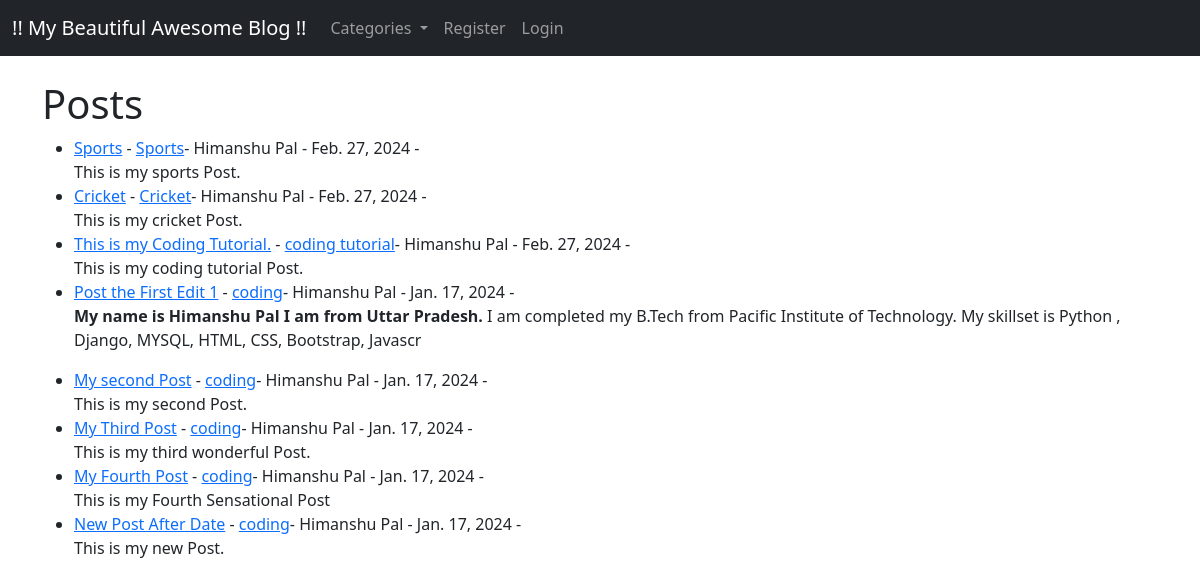
The app's page /app/, older data.
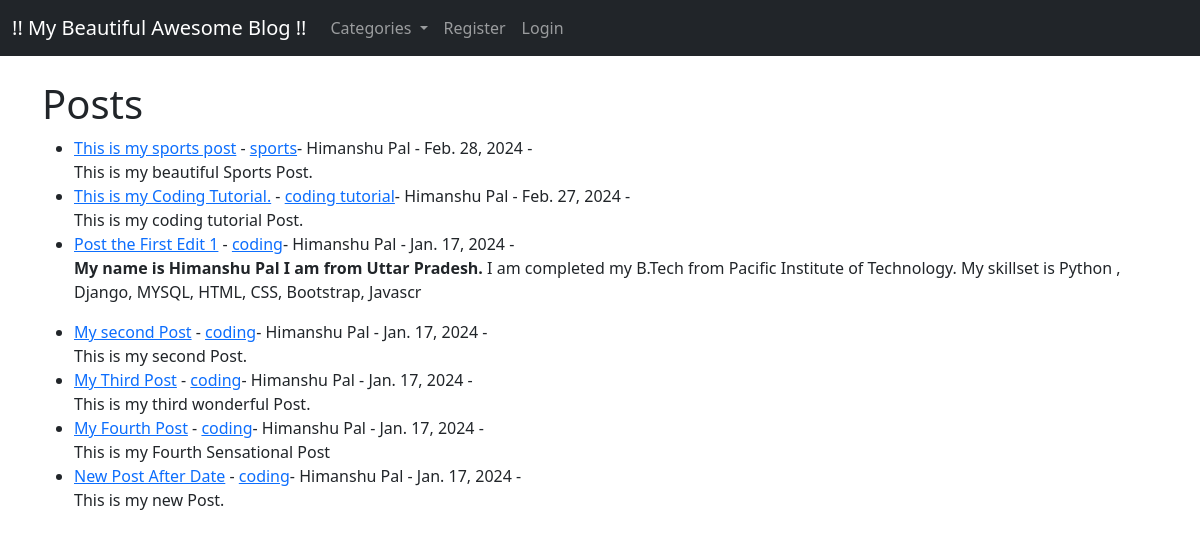
The same page, newer data.
### app/models.py (models this page shows, shortened)
class Post(models.Model):
    title = models.CharField(max_length=255)
    title_tag = models.CharField(max_length=255)
    author = models.ForeignKey(User,on_delete=models.CASCADE)
    body = models.TextField()
    post_date = models.DateField(auto_now_add=True)
    category = models.CharField(max_length=255, default='coding')

### app/views.py (the view)
# urls.py: path('',HomeView.as_view(),name="home"),
class HomeView(ListView):
    model = Post
    template_name = 'home.html'
    ordering = ['-post_date']
    def get_context_data(self, *args, **kwargs):
        cat_menu = Category.objects.all()
        context = super(HomeView, self).get_context_data(*args, **kwargs)
        context["cat_menu"] = cat_menu
        return context

### app/models.py (called while the page is built)
    def __str__(self):
        return self.name

### app/templates/home.html (shortened to what this page needs)
{% extends 'base.html' %}
{% block content %}
        <h1>Posts</h1>
        <ul>
        {% for post in object_list %}
           <li><a href="{% url 'article-detail' post.pk %}">
           {{ post.title }}</a> -
           <a href="{% url 'category' post.category|slugify %}">
           {{  post.category}}</a>-
           {{ post.author.first_name }}
           {{ post.author.last_name }} -
           {{ post.post_date }} -
           <br>
           {{ post.body|slice:":200" | safe }}
           </li>
        {% endfor %}
        </ul>
{% endblock %}

### app/templates/base.html (shortened to what this page needs)
<!doctype html>
<html lang="en">
  <head>
    <link href="https://cdn.jsdelivr.net/npm/bootstrap@5.3.2/dist/css/bootstrap.min.css" rel="stylesheet">
  </head>
  <body>
    <nav class="navbar navbar-expand-lg navbar-dark bg-dark">
      <div class="container-fluid">
        <a class="navbar-brand" href="{% url "home" %}">!! My Beautiful Awesome Blog !!</a>
        <div class="collapse navbar-collapse" id="navbarSupportedContent">
          <ul class="navbar-nav me-auto mb-2 mb-lg-0">
          {% if cat_menu %}
            <li class="nav-item dropdown">
              <a class="nav-link dropdown-toggle" href="#" role="button" data-bs-toggle="dropdown" aria-expanded="false">
                Categories
              </a>
            </li>
          {% else %}
              <li class="nav-item">
                <a class="nav-link" href="{% url 'category-list' %}">Categories</a>
              </li>
          {% endif %}
            {% if user.is_authenticated %}
              <li class="nav-item">
                <a class="nav-link" href="{% url 'add_post' %}">Add Post</a>
              </li>
              <li class="nav-item">
                <a class="nav-link" href="{% url 'add_category' %}">Add Category</a>
              </li>
              <li class="nav-item">
                <a class="nav-link" href="{% url 'logout' %}">Logout</a>
              </li>
            {% else %}
              <li class="nav-item">
                <a class="nav-link" href="{% url 'register' %}">Register</a>
              </li>
              <li class="nav-item">
                <a class="nav-link" href="{% url 'login' %}">Login</a>
              </li>
            {% endif %}
          </ul>
        </div>
      </div>
    </nav>
    <br>
    <div class="container">
        {% block content %}
        {% endblock %}
    </div>
  </body>
</html>

Row changes from the older to the newer data that the page shows:
removed Post: title "Sports", category "Sports", author.first_name "Himanshu", author.last_name "Pal", post_date "Feb. 27, 2024", body "This is my sports Post."
removed Post: title "Cricket", category "Cricket", author.first_name "Himanshu", author.last_name "Pal", post_date "Feb. 27, 2024", body "This is my cricket Post."
added Post: title "This is my sports post", category "sports", author.first_name "Himanshu", author.last_name "Pal", post_date "Feb. 28, 2024", body "This is my beautiful Sports Post."
